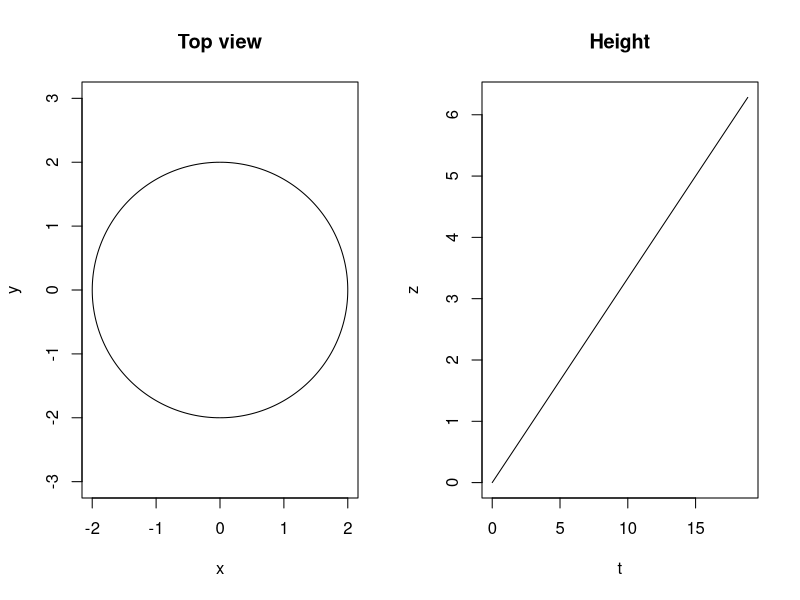

This figure's R source:
t <- seq(0, 6*pi, length.out=500)
x <- 2*cos(t); y <- 2*sin(t); z <- t/3
par(mfrow=c(1,2))
plot(x,y,type="l",asp=1,xlab="x",ylab="y",main="Top view")
plot(t,z,type="l",xlab="t",ylab="z",main="Height")
par(mfrow=c(1,1))
